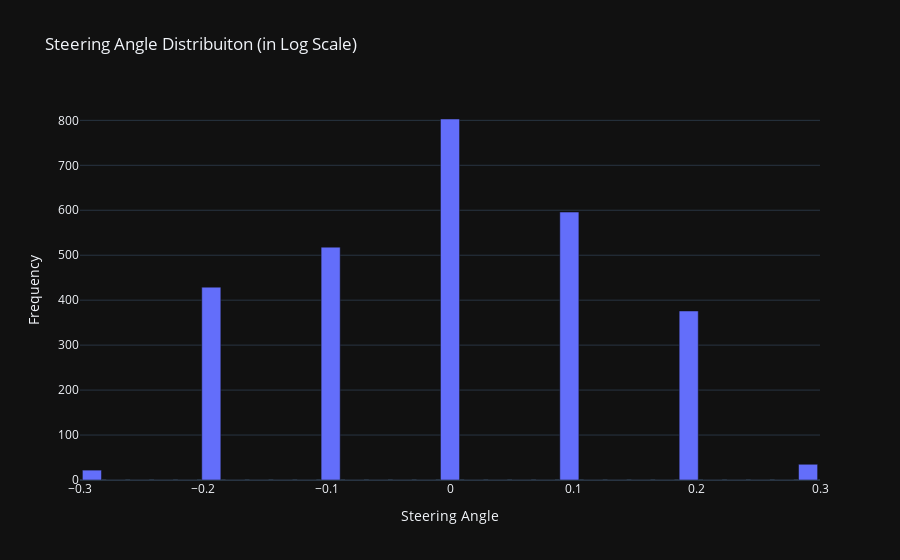

Notebook code cell kept with this figure:
### Markdown cell above
###  Histogram

### Code cell
nbins         = 31        # Has to be an odd number so we have zero at the center
freq, bins    = np.histogram(y_train, bins=nbins)

"""
Centered bins: 
    This creates a Bin with zero value for the center 
    (wich is what we expect from most of the driving input)
"""
cbins = (bins[:-1] + bins[1:])*0.5     

fig = px.bar(x        = cbins, 
             y        = freq, 
             labels   = {'x' : 'Steering Angle', 'y' : 'Frequency '}, 
             title    = "Steering Angle Distribuiton (in Log Scale)",
             template ="plotly_dark",
             log_y    = False) #True

fig.show()

### Figure 1 — Plotly figure (JSON) as saved in the notebook; plotly's stock layout.template omitted (floating-point values rounded to 4 significant figures)
{"data": [{"alignmentgroup": "True", "hovertemplate": "Steering Angle=%{x}<br>Frequency =%{y}<extra></extra>", "legendgroup": "", "marker": {"color": "#636efa", "pattern": {"shape": ""}}, "name": "", "offsetgroup": "", "orientation": "v", "showlegend": false, "textposition": "auto", "type": "bar", "x": [-0.2903, -0.271, -0.2516, -0.2323, -0.2129, -0.1935, -0.1742, -0.1548, -0.1355, -0.1161, -0.09677, -0.07742, -0.05806, -0.03871, -0.01935, 2.776e-17, 0.01935, 0.03871, 0.05806, 0.07742, 0.09677, 0.1161, 0.1355, 0.1548, 0.1742, 0.1935, 0.2129, 0.2323, 0.2516, 0.271, 0.2903], "xaxis": "x", "y": [22, 0, 0, 0, 0, 429, 0, 0, 0, 0, 518, 0, 0, 0, 0, 803, 0, 0, 0, 0, 596, 0, 0, 0, 0, 376, 0, 0, 0, 0, 35], "yaxis": "y"}], "layout": {"barmode": "relative", "legend": {"tracegroupgap": 0}, "title": {"text": "Steering Angle Distribuiton (in Log Scale)"}, "xaxis": {"anchor": "y", "domain": [0, 1], "title": {"text": "Steering Angle"}}, "yaxis": {"anchor": "x", "domain": [0, 1], "title": {"text": "Frequency "}}}}
